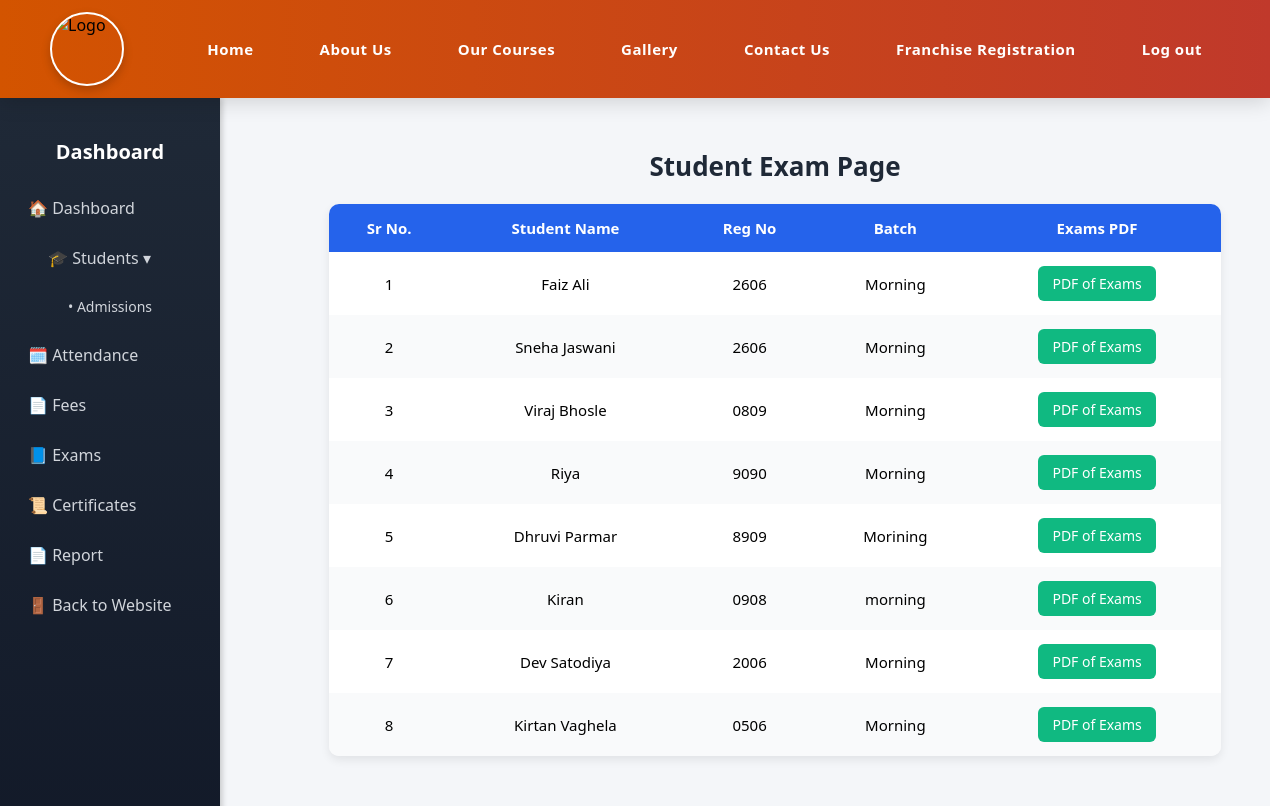
The page /exams.php on the database its author committed.
### tables this page shows
CREATE TABLE `admission` (
  `id` int(11) NOT NULL,
  `photo` varchar(255) DEFAULT NULL,
  `signature` int(255) NOT NULL,
  `student_name` varchar(100) DEFAULT NULL,
  `father_name` varchar(100) DEFAULT NULL,
  `gender` varchar(20) DEFAULT NULL,
  `dob` date DEFAULT NULL,
  `mobile` varchar(15) DEFAULT NULL,
  `email` varchar(100) DEFAULT NULL,
  `course` varchar(100) DEFAULT NULL,
  `batch` varchar(50) DEFAULT NULL,
  `exam_mode` varchar(50) DEFAULT NULL,
  `exam_code` varchar(50) DEFAULT NULL,
  `username` varchar(50) DEFAULT NULL,
  `password` varchar(50) DEFAULT NULL,
  `address` text DEFAULT NULL,
  `id_type` varchar(50) DEFAULT NULL,
  `id_number` varchar(50) DEFAULT NULL,
  `course_fee` varchar(50) DEFAULT NULL,
  `remarks` text DEFAULT NULL,
  `admission_date` date DEFAULT NULL
);

### exams.php (the view, shortened to what this page needs)
<?php
$conn = new mysqli("localhost", "root", "", "user_system");
$result = $conn->query("SELECT * FROM admission");
?>
<!DOCTYPE html>
<html>
<head>
    <link rel="stylesheet" href="css/style.css">
</head>
<body>
<?php include("nav.php"); ?>
<div class="sidebar">
  <h3 style="text-align: center;">Dashboard</h3>
  <a href="center-dashboard.php">🏠 Dashboard</a>
  <div style="padding: 0 20px;">
    <a href="students.php">🎓 Students ▾</a>
    <div style="margin-left: 20px;">
      <a href="admission.php" style="font-size: 14px;">• Admissions</a>
    </div>
  </div>
  <a href="attendance.php">🗓️ Attendance</a>
  <a href="fees.php">📄 Fees</a>
  <a href="exams.php">📘 Exams</a>
  <a href="certificate.php">📜 Certificates</a>
  <a href="report.php">📄 Report</a>
  <a href="logout.php">🚪 Back to Website</a>
</div>
<div class="main-content">
    <h2>Student Exam Page</h2>
    <?php if ($result->num_rows > 0): ?>
    <table>
        <thead>
            <tr>
                <th>Sr No.</th>
                <th>Student Name</th>
                <th>Reg No</th>
                <th>Batch</th>
                <th>Exams PDF</th>
            </tr>
        </thead>
        <tbody>
            <?php $count = 1; while ($row = $result->fetch_assoc()): ?>
            <tr>
                <td><?= $count++; ?></td>
                <td><?= htmlspecialchars($row['student_name']); ?></td>
                <td><?= htmlspecialchars($row['exam_code']); ?></td>
                <td><?= htmlspecialchars($row['batch']); ?></td>
                <td>
                   <a href="exam-pdfs.php">PDF of Exams</a>
                </td>
            </tr>
            <?php endwhile; ?>
        </tbody>
    </table>
    <?php else: ?>
        <p style="text-align:center;color:#6b7280;">No students found.</p>
    <?php endif; ?>
</div>
</body>
</html>

### exams.php (style rules this page uses)
body { font-family: 'Segoe UI', Tahoma, Geneva, Verdana, sans-serif; margin: 0; background-color: #f4f6f9; }
.sidebar { width: 220px; background: linear-gradient(180deg, #1f2937, #111827); color: white; height: 100vh; position: fixed; padding-top: 20px; box-shadow: 2px 0 6px rgba(0,0,0,0.2); }
.sidebar h3 { margin-bottom: 20px; font-size: 20px; }
.sidebar a { color: #d1d5db; display: block; padding: 12px 20px; text-decoration: none; transition: 0.3s; border-radius: 6px; margin: 4px 8px; }
.main-content { margin-left: 220px; padding: 30px; width: calc(100% - 220px); }
h2 { margin: 20px 0; text-align: center; color: #1f2937; font-size: 26px; }
table { width: 85%; border-collapse: collapse; margin: 20px auto; background-color: white; box-shadow: 0 4px 10px rgba(0,0,0,0.08); border-radius: 10px; overflow: hidden; }
table thead { background: #2563eb; color: white; }
table th, table td { padding: 14px 12px; text-align: center; font-size: 15px; }
table tr:nth-child(even) { background-color: #f9fafb; }
a.btn-certificate, table td a { display: inline-block; padding: 8px 14px; background-color: #10B981; color: white; font-size: 14px; border-radius: 6px; text-decoration: none; cursor: pointer; transition: background-color 0.3s ease, transform 0.2s; }

### rows shown on the page
admission: student_name "Faiz Ali", exam_code "2606", batch "Morning"
admission: student_name "Sneha Jaswani", exam_code "2606", batch "Morning"
admission: student_name "Viraj Bhosle", exam_code "0809", batch "Morning"
admission: student_name "Riya", exam_code "9090", batch "Morning"
admission: student_name "Dhruvi Parmar", exam_code "8909", batch "Morining"
admission: student_name "Kiran", exam_code "0908", batch "morning"
admission: student_name "Dev Satodiya", exam_code "2006", batch "Morning"
admission: student_name "Kirtan Vaghela", exam_code "0506", batch "Morning"
